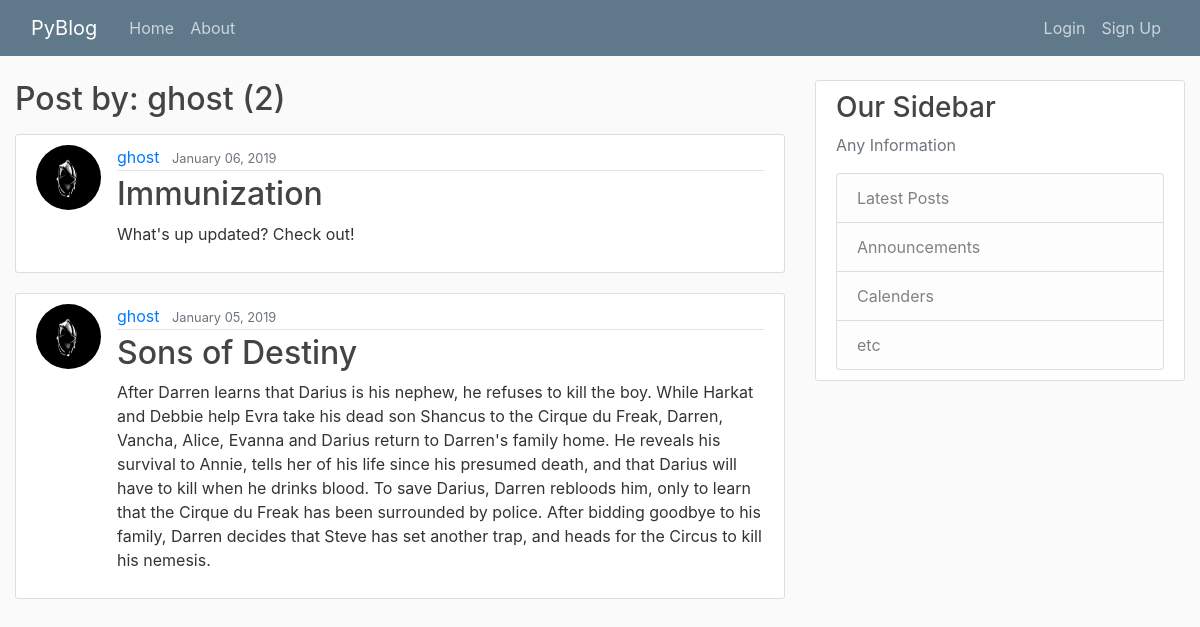
The page /user/ghost/ on the database as committed earlier.
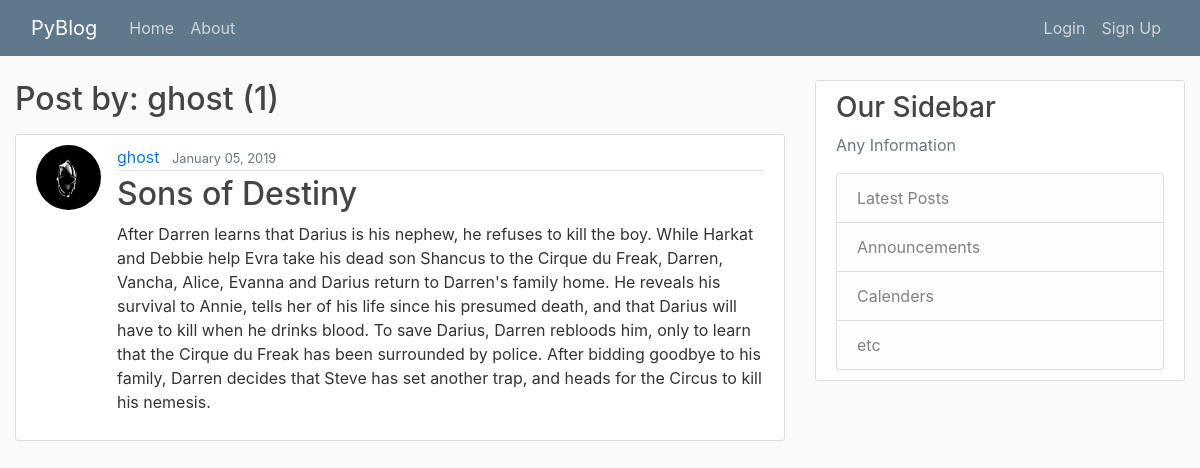
The same page on the database as committed later.
### blog/models.py (models this page shows, shortened)
class Post(models.Model):
    title = models.CharField(max_length=20)
    content = models.TextField()
    created = models.DateTimeField(default=timezone.now)
    author = models.ForeignKey(User, on_delete=models.CASCADE)

### users/models.py (models this page shows, shortened)
class Profile(models.Model):
    user = models.OneToOneField(User, on_delete=models.CASCADE)
    image = models.ImageField(default='default.jpg', upload_to='profile_pics')
    bio = models.CharField(max_length=100)

### blog/views.py (the view)
# urls.py: path('user/<str:username>/', UserPostListView.as_view(), name='user-posts'),
class UserPostListView(ListView):
    model = Post
    template_name = 'blog/user_posts.html'
    context_object_name = 'posts'
    paginate_by = 2
    def get_queryset(self):
        user = get_object_or_404(User, username=self.kwargs.get('username'))
        return Post.objects.filter(author=user).order_by('-created')

### blog/templates/blog/user_posts.html (shortened to what this page needs)
{% extends 'blog/base.html' %}
{% block body %}
    <h2 class="mb-3">Post by: {{ view.kwargs.username }} ({{ page_obj.paginator.count }})</h2>
{% if posts %}
    {% for post in posts %}
        <article class="media content-section">
        <img class="rounded-circle article-img" src="{{ post.author.profile.image.url }}">
          <div class="media-body">
            <div class="article-metadata">
              <a class="mr-2" href="{% url 'blog:user-posts' post.author.username %}">{{ post.author }}</a>
              <small class="text-muted">{{ post.created|date:"F d, Y" }}</small>
            </div>
            <h2><a class="article-title" href="{% url 'blog:post-detail' post.id %}">{{ post.title }}</a></h2>
            <p class="article-content">{{ post.content }}</p>
          </div>
        </article>
    {% endfor %}
    {% else %}
    <h3>No Posts Yet.</h3>
{% endif %}
{% endblock %}

Rows that differ between the two databases and show on the page:
removed Post: author.profile.image (placeholder picture), author "ghost", created "January 06, 2019", title "Immunization", content "What's up updated? Check out!"
Other text that changed with them:
{{ page_obj.paginator.count }}: "2" → "1"
